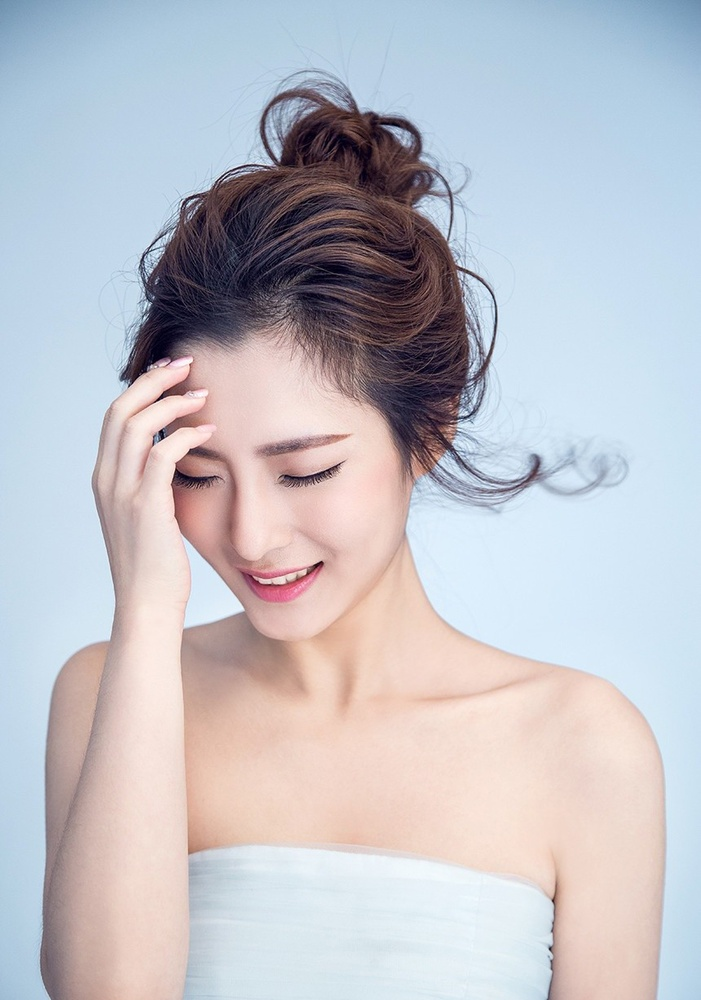
#> input picture Opencv图像处理/素材图/1.jpg, 701 x 1000 px, shrunk from 860 x 1227 before the run, found by its file name
$ python '像素运算02逻辑运算.py'
#> lines starting #> are read from the running program, lines starting #| are printed output that depends on the picture
import cv2 as cv
import numpy as np

def logic_demo(m1,m2):
    #逻辑与
    dst = cv.bitwise_and(m1,m2)
    #取反
    dst2 = cv.bitwise_not(m1,m2)
    #逻辑或
    dst3 = cv.bitwise_or(m1,m2)
    #异或
    dst3 = cv.bitwise_xor(m1,m2)

# 对比度亮度调节
def contrast_brightness_demo(image,c,b):
    h,w,ch= image.shape
    blank = np.zeros([h,w,ch],image.dtype)
    dst = cv.addWeighted(image,c,blank,1-c,b)
    cv.imshow("adjust-contrast-brightness",image)


print("---------Hello Python+Opencv -----------")
src = cv.imread("D:/Users/46071/Desktop/1.jpg")
#> src is the input picture: shape (1000, 701, 3); mean B, G, R 199.8, 192.9, 193.2
cv.namedWindow("input image",cv.WINDOW_FREERATIO)

contrast_brightness_demo(src,1.5,50)
#> in contrast_brightness_demo, `dst = cv.addWeighted(image,c,blank,1-c,b)`:
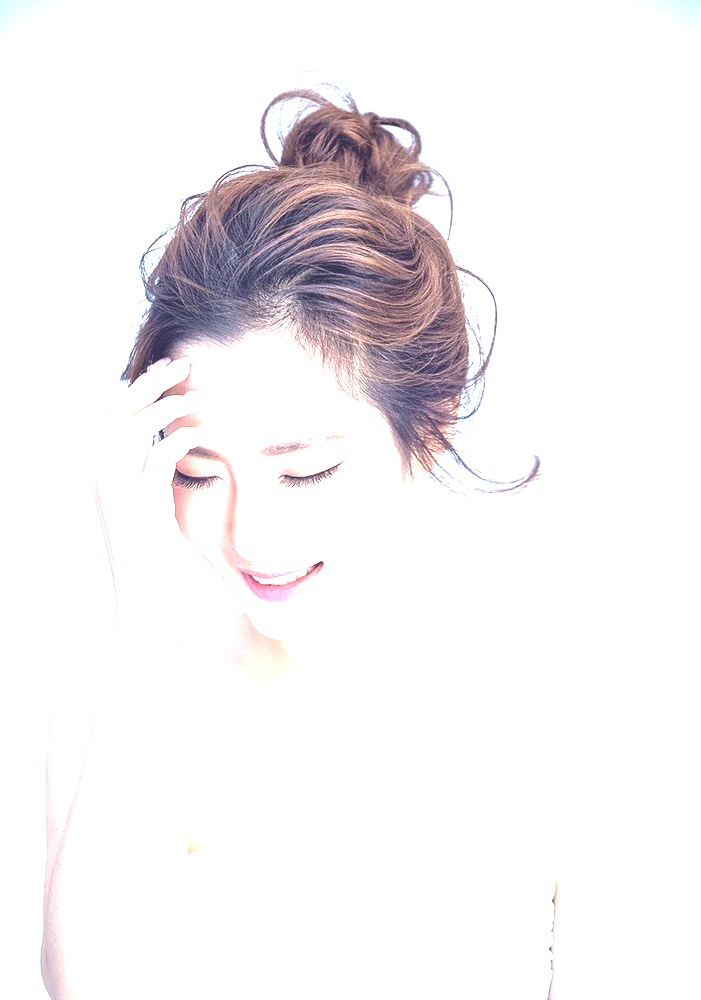
#> dst: shape (1000, 701, 3); mean B, G, R 243.1, 241.4, 244.2
cv.imshow("input image",src)
cv.waitKey(0)
cv.destroyAllWindows()
